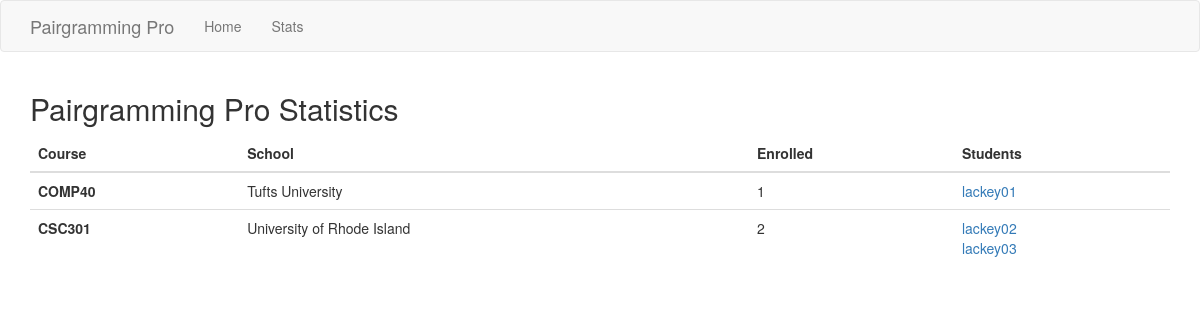
The app's page /stats, older data.
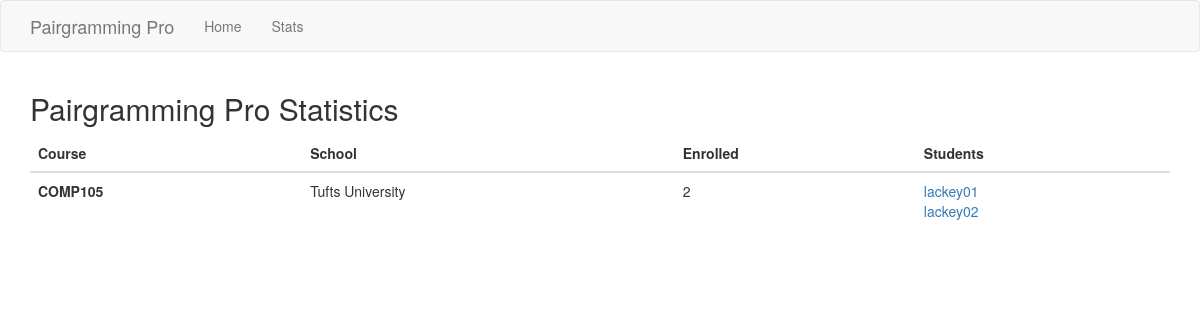
The same page, newer data.
### app/models.py (models this page shows, shortened)
class Course(db.Model):
    id = db.Column(db.Integer, primary_key=True)
    name = db.Column(db.String(64), index=True, unique=True)
    s_id = db.Column(db.Integer, db.ForeignKey('school.id'))
    students = db.relationship('User', backref='enrolled', lazy='dynamic')

class School(db.Model):
    id = db.Column(db.Integer, primary_key=True)
    name = db.Column(db.String(128), index=True, unique=True)
    courses = db.relationship('Course', backref='institution', lazy='dynamic')
    students = db.relationship('User', backref='attending', lazy='dynamic')
    admin_school = db.Column(db.Boolean)
    def __repr__(self):
        return '{}'.format(self.name)

class User(UserMixin, db.Model):
    id = db.Column(db.Integer, primary_key=True)
    username = db.Column(db.String(128), index=True, unique=True)
    email = db.Column(db.String(128), index=True, unique=True)
    s_id = db.Column(db.Integer, db.ForeignKey('school.id'))
    c_id = db.Column(db.Integer, db.ForeignKey('course.id'))
    password_hash = db.Column(db.String(128))
    free_times = db.relationship('FreeInterval', backref='author', lazy='dynamic')
    taken = db.Column(db.Boolean)
    partner = db.Column(db.String(128))
    p_id = db.Column(db.Integer)

### app/routes.py (the view)
@app.route('/stats', methods=['POST', 'GET'])
def stats():
    schools = School.query.all()
    courses = list(filter(lambda x: x.name != 'COMP1', list(Course.query.all())))
    users   = User.query.all()
    return render_template('stats.html', title='Stats', schools=schools, cn_pair=list(map(lambda x: (x, len(list(x.students))), list(courses))), users=users)

### app/templates/stats.html
{% extends "base.html" %}
{% block app_content %}
<h2>Pairgramming Pro Statistics</h2>
<table class="table">
	<thead>
		<tr>
			<th>
				Course
			</th>
			<th>
				School
			</th>
			<th>
				Enrolled
			</th>
			<th>
				Students
			</th>
		</tr>
	</thead>
	<tbody>
		{% for c in cn_pair %}
			<tr>
				<th>{{c[0].name}}</th>
				<td>{{c[0].institution}}</td>
				<td>{{c[1]}}</td>
				<td>
					{% for s in c[0].students %}
						<a href="{{ url_for('user', username=s.username) }}">{{ s.username }}</a><br>
					{% endfor %}
				</td>
			</tr>
		{% endfor %}
	</tbody>
</table>
{% endblock %}

Row changes from the older to the newer data that the page shows:
removed Course: name "COMP40", name "Tufts University", c "1", User (username "lackey01")
removed User: username "lackey03"
changed Course: name "CSC301" → "COMP105"; name "University of Rhode Island" → "Tufts University"; gains User (username "lackey01")
